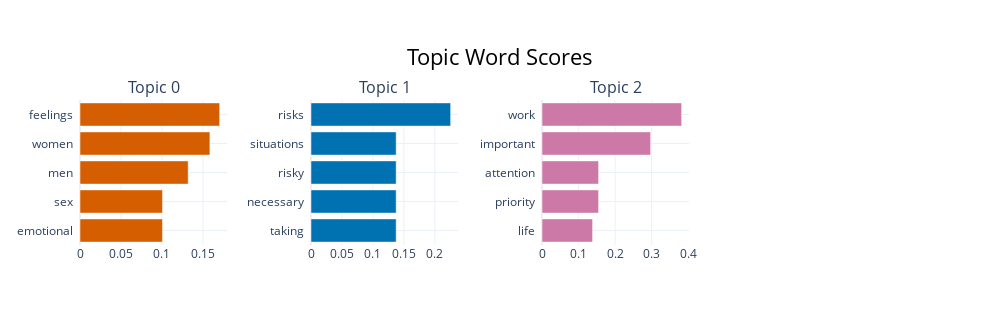

Source (notebook cell):
### Code cell
bar_chart = topic_model.visualize_barchart(top_n_topics=10)

# Update filepath as needed
bar_chart.write_image("../Visualizations/CMNI_BERTopic_Bar_Chart.png", width=800, height=600)
bar_chart

### Figure 1 — Plotly figure (JSON) as saved in the notebook; plotly's stock layout.template omitted (floating-point values rounded to 4 significant figures)
{"data": [{"marker": {"color": "#D55E00"}, "orientation": "h", "type": "bar", "x": [0.1006, 0.1006, 0.132, 0.1585, 0.1704], "xaxis": "x", "y": ["emotional  ", "sex  ", "men  ", "women  ", "feelings  "], "yaxis": "y"}, {"marker": {"color": "#0072B2"}, "orientation": "h", "type": "bar", "x": [0.1375, 0.1375, 0.1375, 0.1375, 0.2255], "xaxis": "x2", "y": ["taking  ", "necessary  ", "risky  ", "situations  ", "risks  "], "yaxis": "y2"}, {"marker": {"color": "#CC79A7"}, "orientation": "h", "type": "bar", "x": [0.1383, 0.1547, 0.1547, 0.297, 0.3819], "xaxis": "x3", "y": ["life  ", "priority  ", "attention  ", "important  ", "work  "], "yaxis": "y3"}], "layout": {"annotations": [{"font": {"size": 16}, "showarrow": false, "text": "Topic 0", "x": 0.0875, "xanchor": "center", "xref": "paper", "y": 1, "yanchor": "bottom", "yref": "paper"}, {"font": {"size": 16}, "showarrow": false, "text": "Topic 1", "x": 0.3625, "xanchor": "center", "xref": "paper", "y": 1, "yanchor": "bottom", "yref": "paper"}, {"font": {"size": 16}, "showarrow": false, "text": "Topic 2", "x": 0.6375, "xanchor": "center", "xref": "paper", "y": 1, "yanchor": "bottom", "yref": "paper"}], "height": 325, "hoverlabel": {"bgcolor": "white", "font": {"family": "Rockwell", "size": 16}}, "showlegend": false, "title": {"font": {"color": "Black", "size": 22}, "text": "Topic Word Scores", "x": 0.5, "xanchor": "center", "yanchor": "top"}, "width": 1000, "xaxis": {"anchor": "y", "autorange": true, "domain": [0, 0.175], "range": [0, 0.1794], "showgrid": true, "type": "linear"}, "xaxis2": {"anchor": "y2", "autorange": true, "domain": [0.275, 0.45], "range": [0, 0.2374], "showgrid": true, "type": "linear"}, "xaxis3": {"anchor": "y3", "autorange": true, "domain": [0.55, 0.725], "range": [0, 0.402], "showgrid": true, "type": "linear"}, "xaxis4": {"anchor": "y4", "domain": [0.825, 1], "showgrid": true}, "yaxis": {"anchor": "x", "autorange": true, "domain": [0, 1], "range": [-0.5, 4.5], "showgrid": true, "type": "category"}, "yaxis2": {"anchor": "x2", "autorange": true, "domain": [0, 1], "range": [-0.5, 4.5], "showgrid": true, "type": "category"}, "yaxis3": {"anchor": "x3", "autorange": true, "domain": [0, 1], "range": [-0.5, 4.5], "showgrid": true, "type": "category"}, "yaxis4": {"anchor": "x4", "domain": [0, 1], "showgrid": true}}}
